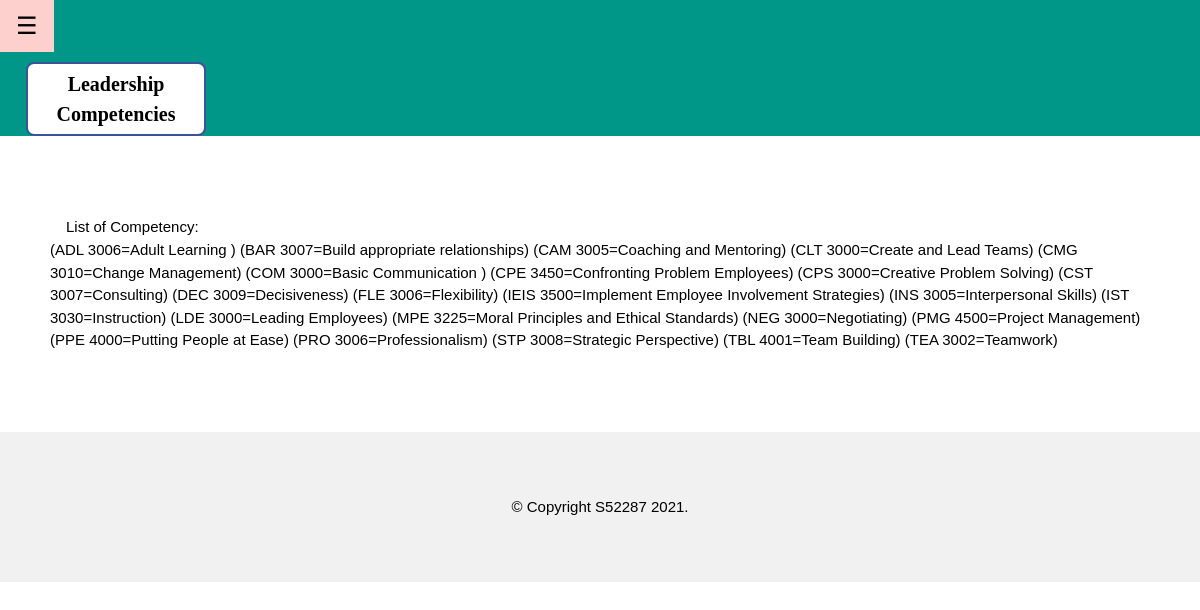
The app's page /Manage/Admin/AdminCompetencyEditAss.php (signed in) with its own data.
### tables this page shows
CREATE TABLE `competency` (
  `ID` int(11) NOT NULL,
  `CodeCompetency` varchar(255) NOT NULL,
  `Competency` varchar(255) NOT NULL,
  `GroupCompetency` varchar(255) NOT NULL,
  `Weightcompetency` int(11) NOT NULL,
  `Status` varchar(255) NOT NULL DEFAULT 'Using'
);

### Manage/Admin/AdminCompetencyEditAss.php (the view, shortened to what this page needs)
<!DOCTYPE html>
<html>
<link rel="stylesheet" href="Competency.css">
<link rel="stylesheet" href="https://use.fontawesome.com/releases/v5.8.2/css/all.css">
<body>
<div id="main">
<div class="w3-teal">
  <button id="openNav" class="w3-button w3-teal w3-xlarge" onclick="w3_open()">&#9776;</button>
  <div class="w3-container">
   <div class="tp-logo">Leadership
Competencies</div>
  </div>
</div>
</div>
<div class="w3-content" style="max-width:1100px;margin-top:80px;margin-bottom:80px">
<div class="w3-container">
<label>List of Competency:</label>
</div>
	<?php
	$db = mysqli_connect('localhost', 'root', '', 'leadercompetency');
	$sql="select Competency, CodeCompetency from competency";
	$result = $db->query($sql);
	if ($result) {
		while($rows = $result->fetch_assoc()) {
?><?php echo "(".$rows['CodeCompetency']."=".$rows['Competency'].") ";?><?php }}?>
</div>
<footer class="w3-container w3-padding-64 w3-light-grey w3-center">
&copy; Copyright S52287 2021.
</footer>
</body>
</html>

### Manage/Admin/Competency.css (style rules this page uses)
html { box-sizing:border-box }
*,*:before,*:after { box-sizing:inherit }
html { -ms-text-size-adjust:100%;-webkit-text-size-adjust:100% }
body { margin:0 }
article,aside,details,figcaption,figure,footer,header,main,menu,nav,section { display:block }
button,input,select,textarea,optgroup { font:inherit;margin:0 }
button,input { overflow:visible }
button,select { text-transform:none }
button,[type=button],[type=reset],[type=submit] { -webkit-appearance:button }
html,body { font-family:Verdana,sans-serif;font-size:15px;line-height:1.5 }
html { overflow-x:hidden }
.w3-btn,.w3-button { border:none;display:inline-block;padding:8px 16px;vertical-align:middle;overflow:hidden;text-decoration:none;color:inherit;background-color:inherit;text-align:center;cursor:pointer;white-space:nowrap }
.w3-btn,.w3-button { -webkit-touch-callout:none;-webkit-user-select:none;-khtml-user-select:none;-moz-user-select:none;-ms-user-select:none;user-select:none }
.w3-content,.w3-auto { margin-left:auto;margin-right:auto }
.w3-content { max-width:980px }
.w3-main,#main { transition:margin-left .4s }
.w3-teal,.w3-hover-teal:hover { color:#fff!important;background-color:#009688!important }
.w3-xlarge { font-size:24px!important }
.w3-container,.w3-panel { padding:0.01em 16px }
.w3-container:after,.w3-container:before,.w3-panel:after,.w3-panel:before,.w3-row:after,.w3-row:before,.w3-row-padding:after,.w3-row-padding:before,.w3-cell-row:before,.w3-cell-row:after,.w3-clear:after,.w3-clear:before,.w3-bar:before,.w3-bar:after { content:"";display:table;clear:both }
.w3-padding-64 { padding-top:64px!important;padding-bottom:64px!important }
.w3-light-grey,.w3-hover-light-grey:hover,.w3-light-gray,.w3-hover-light-gray:hover { color:#000!important;background-color:#f1f1f1!important }
.w3-center { text-align:center!important }
.tp-logo { font-size:20px; font-weight:bold; color:Black; font-family:comic sans ms; border:2px solid #3A539B; background:white; width:180px; text-align:center; border-radius:8px; padding:5px; margin:10px 0 0 10px; float:left; }

### records on screen
competency: CodeCompetency "ADL 3006", Competency "Adult Learning"
competency: CodeCompetency "BAR 3007", Competency "Build appropriate relationships"
competency: CodeCompetency "CAM 3005", Competency "Coaching and Mentoring"
competency: CodeCompetency "CLT 3000", Competency "Create and Lead Teams"
competency: CodeCompetency "CMG 3010", Competency "Change Management"
competency: CodeCompetency "COM 3000", Competency "Basic Communication"
competency: CodeCompetency "CPE 3450", Competency "Confronting Problem Employees"
competency: CodeCompetency "CPS 3000", Competency "Creative Problem Solving"
competency: CodeCompetency "CST 3007", Competency "Consulting"
competency: CodeCompetency "DEC 3009", Competency "Decisiveness"
competency: CodeCompetency "FLE 3006", Competency "Flexibility"
competency: CodeCompetency "IEIS 3500", Competency "Implement Employee Involvement Strategies"
competency: CodeCompetency "INS 3005", Competency "Interpersonal Skills"
competency: CodeCompetency "IST 3030", Competency "Instruction"
competency: CodeCompetency "LDE 3000", Competency "Leading Employees"
competency: CodeCompetency "MPE 3225", Competency "Moral Principles and Ethical Standards"
competency: CodeCompetency "NEG 3000", Competency "Negotiating"
competency: CodeCompetency "PMG 4500", Competency "Project Management"
competency: CodeCompetency "PPE 4000", Competency "Putting People at Ease"
competency: CodeCompetency "PRO 3006", Competency "Professionalism"
competency: CodeCompetency "STP 3008", Competency "Strategic Perspective"
competency: CodeCompetency "TBL 4001", Competency "Team Building"
competency: CodeCompetency "TEA 3002", Competency "Teamwork"
